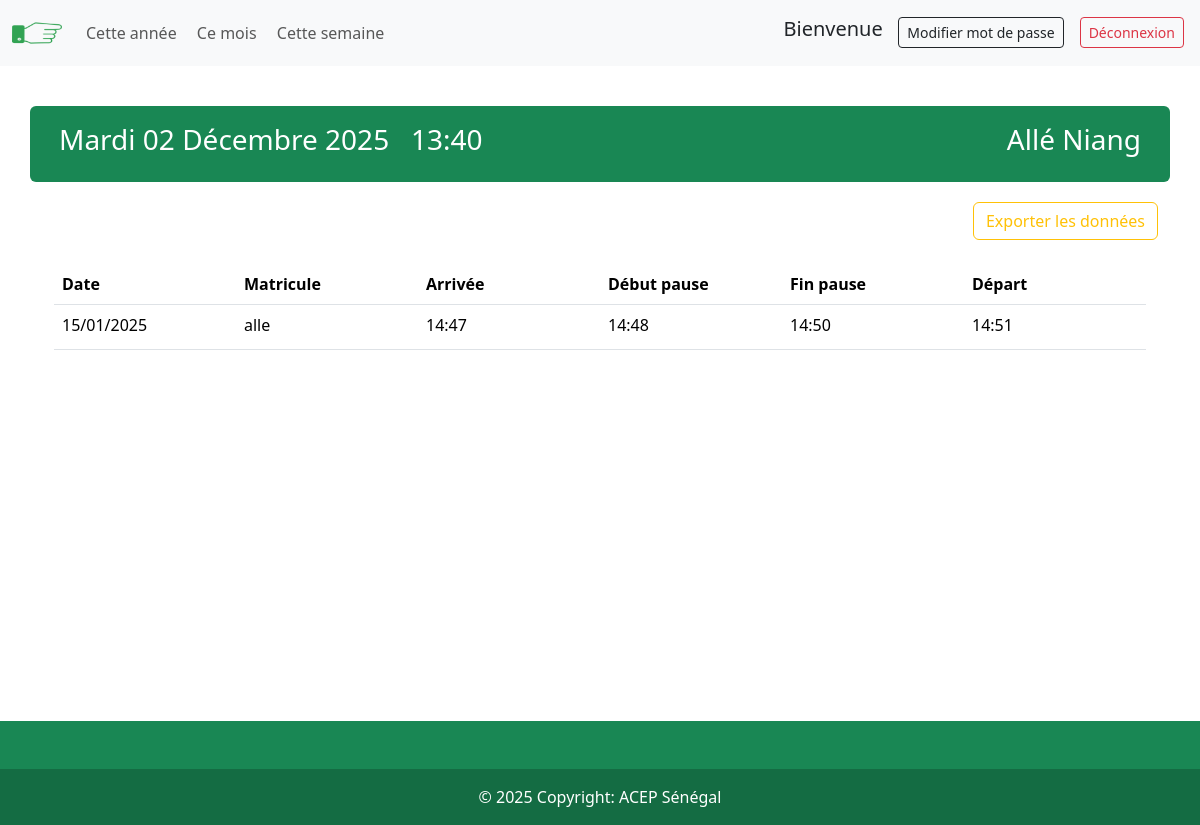
/annee (signed in), run on an earlier commit of the app's database.
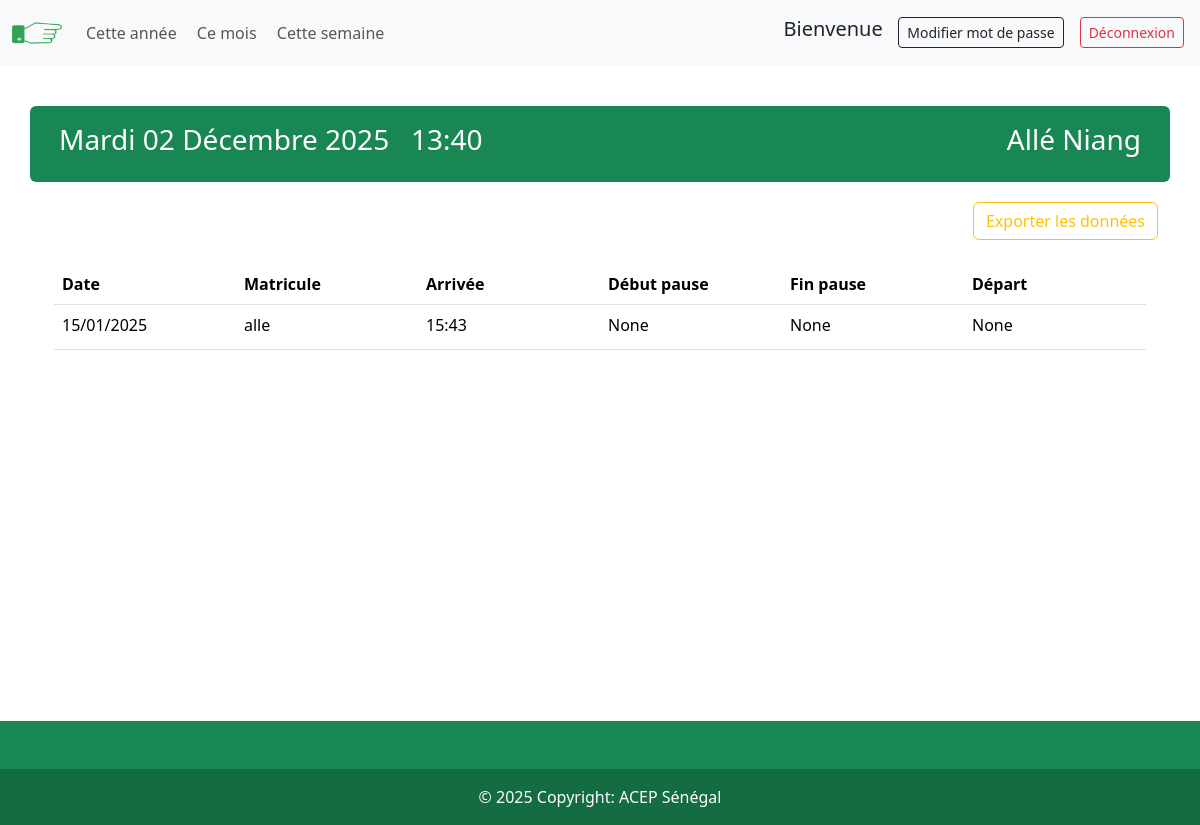
And on a later commit of the database.
### app/models.py (models this page shows)
class pointage(models.Model):
    date = models.CharField(max_length=100)
    matricule = models.CharField(max_length=100)
    agent = models.CharField(max_length=100)
    arrivee = models.CharField(max_length=100)
    locarrivee = models.CharField(max_length=100)
    debutpause = models.CharField(max_length=100, null=True)
    locdebutpause = models.CharField(max_length=100, null=True)
    finpause = models.CharField(max_length=100, null=True)
    locfinpause = models.CharField(max_length=100, null=True)
    depart = models.CharField(max_length=100, null=True)
    locdepart = models.CharField(max_length=100, null=True)

### app/views.py (the view)
# urls.py: path('annee', views.pannee, name="pannee"),
@login_required
def pannee(request):
    mois = {1:'Janvier', 2:'Février', 3:'Mars', 4:'Avril', 5:'Mai', 6:'Juin', 7:'Juillet', 8:'Août', 9:'Septembre', 10:'Octobre', 11:'Novembre', 12:'Décembre'}
    current_dateTime = datetime.datetime.now()
    m = mois[int(current_dateTime.strftime("%m"))].capitalize()
    jour = {0:'Dimanche', 1:'Lundi', 2:'Mardi', 3:'Mercredi', 4:'Jeudi', 5:'Vendredi', 6:'Samedi'}
    j = jour[int(current_dateTime.strftime("%w"))].capitalize()
    y = current_dateTime.strftime("%Y")
    dn = str(j)+" "+strftime('%d', gmtime())+" "+str(m)+" "+str(y)
    hm = strftime("%H:%M", gmtime())
    pa = pointage.objects.filter(date__endswith=strftime("%Y", gmtime()), matricule__exact=request.user.username)
    return render(request, 'app/p_annee.html', {'pa': pa, 'd': dn, 'hm': hm})

### app/templates/app/p_annee.html
{% extends 'app/base.html' %}
{% block content %}
<div class="row alert bg bg-success text-white">
  <div class="col-sm-6">
    <h3>{{d}} &nbsp; {{hm}}</h3>
  </div>
  <div class="col-sm-6">
    <h3 class="d-flex flex-row-reverse">{{request.user.first_name}} {{request.user.last_name}}</h3>
  </div>
</div>
<div class="col-sm-12 d-flex flex-row-reverse">
    <a class="btn btn-outline-warning mt-1 " href="{% url 'export_pannee' %}" role="button">Exporter les données</a>
</div>
<div class="mt-4">
    {% if pa %}
    <div class="container">
        <table class="table table-fixed">
          <thead>
            <tr>
              <th class="col-sm-2">Date</th>
              <th class="col-sm-2">Matricule</th>
              <th class="col-sm-2">Arrivée</th>
              <th class="col-sm-2">Début pause</th>
              <th class="col-sm-2">Fin pause</th>
              <th class="col-sm-2">Départ</th>
            </tr>
          </thead>
          <tbody>
            {% for p in pa %}
            <tr>
              <td class="col-sm-2">{{p.date}}</td>
              <td class="col-sm-2"> {{p.matricule}}</td>
              <td class="col-sm-2">{{p.arrivee}}</td>
              <td class="col-sm-2">{{p.debutpause}}</td>
              <td class="col-sm-2">{{p.finpause}}</td>
              <td class="col-sm-2">{{p.depart}}</td>
            </tr>
            {% endfor %}
          </tbody>
        </table>
      </div>
    {% else %}
    <h4 class="text-center alert alert-warning">Aucun pointage</h4>
    {% endif %}
</div>
{% endblock content %}

### app/templates/app/base.html (shortened to what this page needs)
<!DOCTYPE html>
{% load static %}
<html lang="fr">
<head>
    <link rel="stylesheet" href="{% static 'app/css/bootstrap.css' %}">
    <link rel="stylesheet" href="{% static 'app/css/style.css' %}">
</head>
<body>
    {% if request.resolver_match.url_name == 'login' %}
    {% else %}
    <nav class="navbar navbar-expand-lg bg-body-tertiary">
        <div class="container-fluid">
          <a class="navbar-brand" href="{% url 'accueil' %}"> <img src="{% static 'hand1.png' %}" alt="Bootstrap" width="50" height="40"> </a>
          <div class="collapse navbar-collapse" id="navbarNav">
            <ul class="navbar-nav">
              <li class="nav-item">
                <a class="nav-link" href="{% url 'pannee' %}">Cette année</a>
              </li>
              <li class="nav-item">
                <a class="nav-link" href="{% url 'pmois' %}">Ce mois</a>
              </li>
              <li class="nav-item">
                <a class="nav-link" href="{% url 'psemaine' %}">Cette semaine</a>
              </li>
            </ul>
          </div>
        </div>
        <div class="d-flex flex-row-reverse">
            <a href="{% url 'logout' %}"><button type="button" class="btn btn-outline-danger btn-sm me-3">Déconnexion</button></a>
	    <a href="{% url 'password_change' %}"><button type="button" class="btn btn-outline-dark btn-sm me-3">Modifier&nbsp;mot&nbsp;de&nbsp;passe</button></a>
            <h5>Bienvenue&nbsp;&nbsp;&nbsp;</h5>
        </div>
      </nav>
    <div class="container mt-3">
    {% endif %}
        {% block content %} {% endblock content %}
    </div>
    {% if request.resolver_match.url_name == 'login' %}
    {% else %}
    <footer class="bg-success text-center text-white mt-3">
        <div class="container p-4"></div>
        <div class="text-center p-3" style="background-color: rgba(0, 0, 0, 0.2)">© 2025 Copyright: ACEP Sénégal</div>
    </footer>
    {% endif %}
</body>
</html>

What changed in the data, as far as the page shows it:
removed pointage: date "15/01/2025", matricule "alle", arrivee "14:47", debutpause "14:48", finpause "14:50", depart "14:51"
added pointage: date "15/01/2025", matricule "alle", arrivee "15:43", debutpause "None", finpause "None", depart "None"
